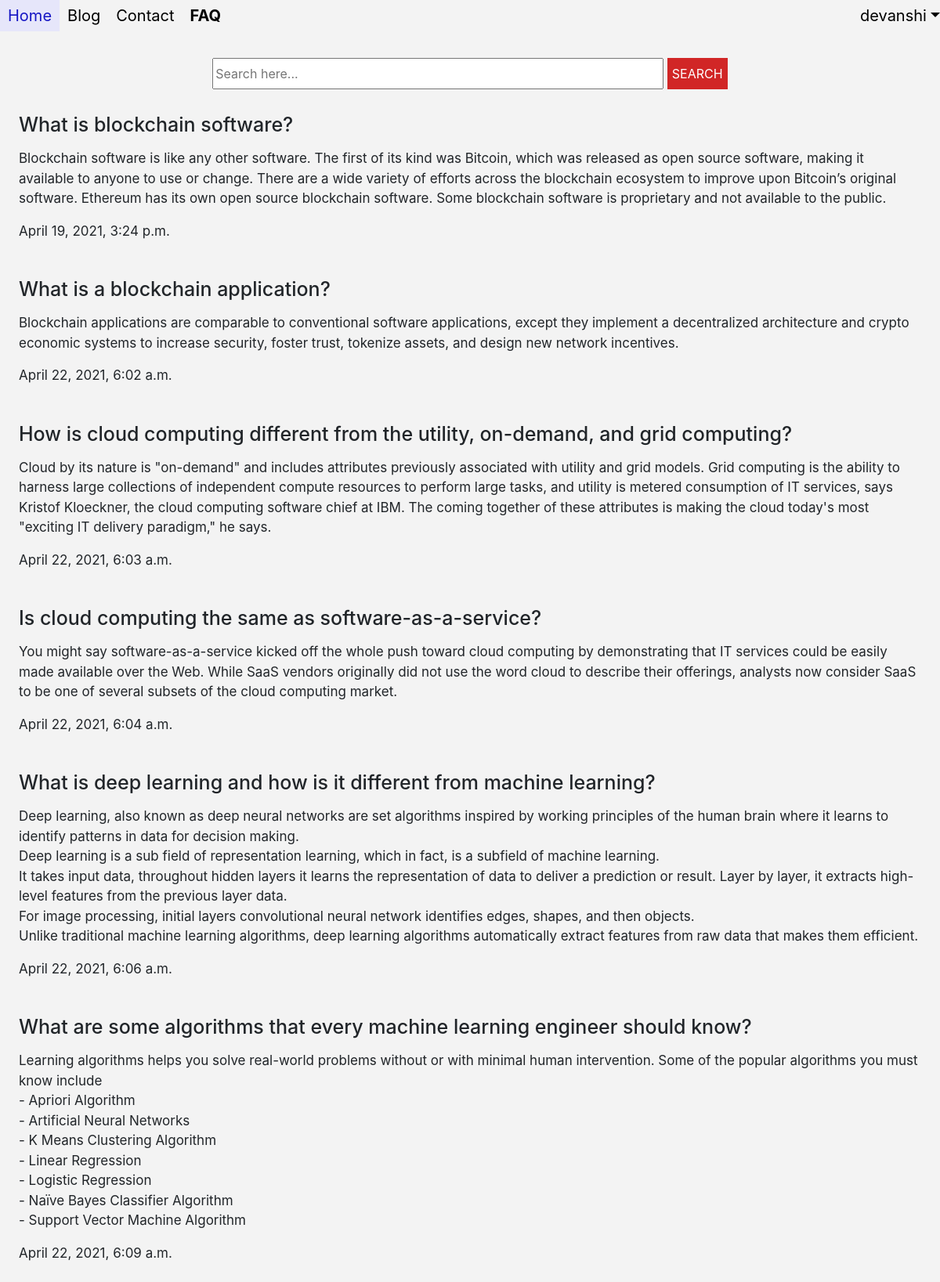
The app's page /faq/ (signed in) with its own data.
### app/models.py (models this page shows, shortened)
class Faq(models.Model):
    sno = models.AutoField(primary_key=True)
    subject = models.CharField(max_length=255)
    question = models.TextField()
    answer = models.TextField()
    timestamp = models.DateTimeField(
        blank=True, default=datetime.now())

### app/views.py (the view)
# urls.py: path('faq/', views.faq_view, name='faq'),
def faq_view(request, *args, **kwargs):
    allFaqs = Faq.objects.all()
    context = {
        'allFaqs': allFaqs
    }
    return render(request, "app/faq.html", context)

### app/templates/app/faq.html (shortened to what this page needs)
{% extends 'app/base.html' %}
{% block faqactive %}active{% endblock faqactive %}
    {% block content %}
    <body class="rest">
        <div id = "fa">
         <form method="GET" action="/faqsearch" class="form">
            <input type="text" placeholder="Search here..." size="50" required name = "query" id ="query">
            <button type="submit">Search</button>
        </form>
        {% for faq in allFaqs %}
        <h4>{{faq.question}}</h4>
        <p>{{faq.answer|urlize|linebreaks}}</p>
        <p>{{faq.timestamp}}</p>
        {% endfor %}
        </div>
        {% endblock content %}

### app/templates/app/base.html (shortened to what this page needs)
{% load static %}
<!DOCTYPE html>
<html lang="en">
  <head>
    <link
      href="{% static './css/style.css' %}"
      rel="stylesheet"
      type="text/css"
    />
    <link
      rel="stylesheet"
      href="https://stackpath.bootstrapcdn.com/bootstrap/4.3.1/css/bootstrap.min.css"
    />
    <header class="header">
      <div>
        <nav>
          <ul class="navigation">
            <li>
              <a
                class="{% block homeactive %}{% endblock homeactive %}"
                href="../home"
                >Home</a
              >
            </li>
            <li>
              <a
                class="{% block blogactive %}{% endblock blogactive %}"
                href="../blog"
                >Blog</a
              >
            </li>
            <li>
              <a
                class="{% block contactactive %}{% endblock contactactive %}"
                href="../contact"
                >Contact</a
              >
            </li>
            <li>
              <a
                class="{% block faqactive %}{% endblock faqactive %}"
                href="../faq"
                >FAQ</a
              >
            </li>
            {% if user.is_authenticated %}
            <ul class="navbar-nav">
              <li class="nav-item dropdown">
                <a
                  class="nav-link dropdown-toggle"
                  href="#"
                  role="button"
                  data-toggle="dropdown"
                  aria-haspopup="true"
                  aria-expanded="false"
                  style="float: right"
                >
                  {{request.user}}</a
                >
              </li>
            </ul>
            {% endif %}
          </ul>
        </nav>
      </div>
    </header>
  </head>
  <body>
    {% block content %}{% endblock content %}
  </body>
</html>

### staticfiles/css/style.css (style rules this page uses)
.navigation { position: fixed; top: 0; width: 100%; z-index: 300; }
body { padding-top: 50px; }
.header ul { list-style-type: none; margin: 0; padding: 0; background-color: rgb(243, 243, 243); font-size: 20px; }
.header ul li { float: left; }
.header ul li a { display: block; color: black; text-align: center; padding: 5px 10px; text-decoration: none; }
.active { font-weight: 650; }
.rest { padding-top: 50px; background-color: rgb(243, 243, 243); }
.rest .head, .rest .para, .rest .form { text-align: center; }
.rest .form button { overflow: visible; height: 40px; border: 0; color: #fff; text-transform: uppercase; background: #d12626; }
.rest .form input { height: 40px; width: 50%; }
#fa { margin: 50px 250px 50px 250px; }
#fa h4 { padding-top: 30px; font-size: 25px; }
#fa p { font-size: 17px; }
@media screen and (max-width: 1300px) { .rest #fa { margin: 2%; } }

### records on screen
Faq: question "What is blockchain software?", answer "Blockchain software is like any other software. The first of its kind was Bitcoin, which was released as open source software, making it available to anyone to use or change. There are a wide variety of efforts across the blockchain ecosystem to improve upon Bitcoin’s original software. Ethereum has its own open source blockchain software. Some blockchain software is proprietary and not available to the public.", timestamp "April 19, 2021, 3:24 p.m."
Faq: question "What is a blockchain application?", answer "Blockchain applications are comparable to conventional software applications, except they implement a decentralized architecture and crypto economic systems to increase security, foster trust, tokenize assets, and design new network incentives.", timestamp "April 22, 2021, 6:02 a.m."
Faq: question "How is cloud computing different from the utility, on-demand, and grid computing?", answer "Cloud by its nature is \"on-demand\" and includes attributes previously associated with utility and grid models. Grid computing is the ability to harness large collections of independent compute resources to perform large tasks, and utility is metered consumption of IT services, says Kristof Kloeckner, the cloud computing software chief at IBM. The coming together of these attributes is making the cloud today's most \"exciting IT delivery paradigm,\" he says.", timestamp "April 22, 2021, 6:03 a.m."
Faq: question "Is cloud computing the same as software-as-a-service?", answer "You might say software-as-a-service kicked off the whole push toward cloud computing by demonstrating that IT services could be easily made available over the Web. While SaaS vendors originally did not use the word cloud to describe their offerings, analysts now consider SaaS to be one of several subsets of the cloud computing market.", timestamp "April 22, 2021, 6:04 a.m."
Faq: question "What is deep learning and how is it different from machine learning?", answer "Deep learning, also known as deep neural networks are set algorithms inspired by working principles of the human brain where it learns to identify patterns in data for decision making. Deep learning is a sub field of representation learning, which in fact, is a subfield of machine learning. It takes input data, throughout hidden layers it learns the representation of data to deliver a prediction or result. Layer by layer, it extracts high-level features from the previous layer data. For image processing, initial layers convolutional neural network identifies edges, shapes, and then objects. Unlike traditional machine learning algorithms, deep learning algorithms automatically extract…", timestamp "April 22, 2021, 6:06 a.m."
Faq: question "What are some algorithms that every machine learning engineer should know?", answer "Learning algorithms helps you solve real-world problems without or with minimal human intervention. Some of the popular algorithms you must know include - Apriori Algorithm - Artificial Neural Networks - K Means Clustering Algorithm - Linear Regression - Logistic Regression - Naïve Bayes Classifier Algorithm - Support Vector Machine Algorithm", timestamp "April 22, 2021, 6:09 a.m."

### other values on screen
{{ request.user }} "devanshi"
